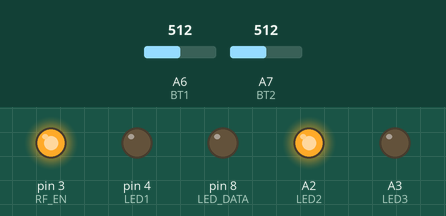
Bench run of a sketch on a simulated Arduino Nano, built with avr-gcc and run on an emulated ATmega328P. On the bench: output pins drawn as LEDs (lit = HIGH). Inputs (shaded band) come from the test bench; at power-on: A6 (BT1) = 512, A7 (BT2) = 512. No radio packets arrive unless stated.

Above: at 2.2 s.
2.3 s: A6 (BT1) set to 104
At 4.2 s:
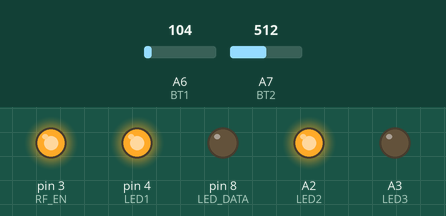
4.5 s: A6 (BT1) set to 91
At 5.9 s:
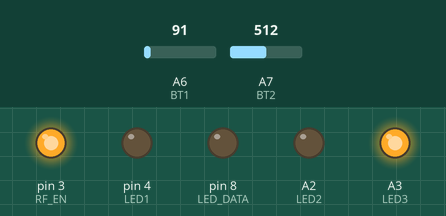
Timing chart, 0 to 7.5 s (numbered marks = the images above; inputs shaded):
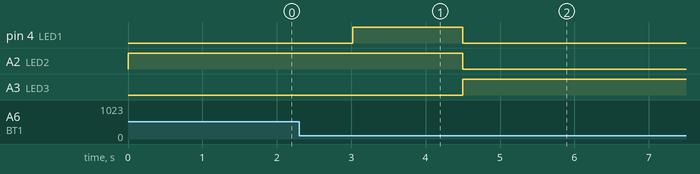

The sketch:

LoRaNode.ino
```cpp
/*
  LoRa Simple Gateway/Node Exemple

  This code uses InvertIQ function to create a simple Gateway/Node logic.

  Gateway - Sends messages with enableInvertIQ()
          - Receives messages with disableInvertIQ()

  Node    - Sends messages with disableInvertIQ()
          - Receives messages with enableInvertIQ()

  With this arrangement a Gateway never receive messages from another Gateway
  and a Node never receive message from another Node.
  Only Gateway to Node and vice versa.

  This code receives messages and sends a message every second.

  InvertIQ function basically invert the LoRa I and Q signals.

  See the Semtech datasheet, http://www.semtech.com/images/datasheet/sx1276.pdf
  for more on InvertIQ register 0x33.

minicore
328pb
1mhz external
*/
#include <SoftwareSerial.h>
#include <SPI.h>              // include libraries
#include <LoRa.h>
#define  RF_EN 3
#define  LED3 A3
#define  LED2 A2
#define  LED1 4
#define  BT1 A6
#define  BT2 A7
#define LED_DATA 8
#define LED_MODE LED1
// #define LED_FEQ1 5
// #define LED_FEQ2 6
#define LED_FEQ3 7
int NODE_ID =1;
const long frequency = 411E6;  // LoRa Frequency

const int csPin = 10;          // LoRa radio chip select
const int resetPin = 9;        // LoRa radio reset
const int irqPin = 2;          // change for your board; must be a hardware interrupt pin
SoftwareSerial mySerial(6, 5);
unsigned char pinStat[30];
// unsigned char handShake1[]={0x7c,0x53,0x0d,0x55,0xaa,0xaa,0xaa,0xaa,0x00,0x20,0xaa,0x01,0x0d,0x0d};//len=14
// unsigned char handShake2[]={0x7c,0x57,0x3a,0x4f,0x49,0x3f,0x0d};//len=7
unsigned char handShake1[]  ={0x7c,0x44,0x0d};
unsigned char handShake2[]  ={0x7c,0x53,0x0d};
unsigned char handShake3[]  ={0x7c,0x57,0x0d};
unsigned char handShakeSVG[]={0x4e,0x6f,0x64,0x33,0x2c,0x81,0x53,0x44,0x84};//len=9

int pinDelay[30];

bool checkInput(int pinID)
{
  if(pinDelay[pinID]>100)
  {
    pinDelay[pinID]--;
    return false;
  }
  int newstat =digitalRead(pinID);
  if(newstat!=pinStat[pinID])
  {
    pinDelay[pinID]=1000;
    pinStat[pinID]=newstat;
    return true;
  }
  return false;

}
void initLed()
{
    pinMode(RF_EN,OUTPUT);

  pinMode(LED3,OUTPUT);
  pinMode(LED2,OUTPUT);
  pinMode(LED1,OUTPUT);
  pinMode(LED_DATA,OUTPUT);
  pinMode(LED_MODE,OUTPUT);
  digitalWrite(LED1,LOW);
  digitalWrite(LED2,LOW);
  digitalWrite(LED3,LOW);
  if(NODE_ID==1){digitalWrite(LED2,HIGH);digitalWrite(LED3,LOW);}
  if(NODE_ID==2){digitalWrite(LED3,HIGH);digitalWrite(LED2,LOW);}
  // if(NODE_ID==3)digitalWrite(LED3,HIGH);

}
uint8_t loraSendBuf[255];
uint8_t loraReportBuf[20];
int buffCurPos=1;
unsigned long long int lastTimeSend=0;
unsigned long long int lastTimeRead=0;
int bt1_state=1000;
int bt2_state=1000;
void SetupSVG2()
{
  mySerial.begin(9600);
  NODE_ID = 2;
  initLed();
  setupLora();
}
void SetupRaidM100()
{
  mySerial.begin(57600);
  NODE_ID = 1;
  initLed();
  setupLora();
}
void setupLora()
{
  loraSendBuf[0] = NODE_ID;
  for(int i=0;i<20;i++)
  {
    loraReportBuf[i]=0;
  }
  loraReportBuf[0] =0x00;//indicator of report message
  loraReportBuf[1] =NODE_ID;

  // pinMode(BT1,INPUT_PULLUP);
  // pinMode(BT2,INPUT_PULLUP);
  digitalWrite(RF_EN, HIGH);
  delay(1000);
  // mySerial.println("Sytem init succeeded.");
  LoRa.setPins(csPin, resetPin, irqPin);

  if (!LoRa.begin(frequency)) {
    mySerial.println("LoRa init failed. Check your connections.");
    while (true);                       // if failed, do nothing
  }


  LoRa.onReceive(onReceive);
  LoRa.onTxDone(onTxDone);
  LoRa_rxMode();
  digitalWrite( LED_DATA ,LOW);
  digitalWrite( LED_MODE ,LOW);
  digitalWrite( LED_FEQ3 ,LOW);
}
void setup() {
  // mySerial.begin(57600);
  SetupRaidM100();

}

void loop() {
  // send data if buffer overflow
  while(mySerial.available())
  {
    char input = mySerial.read();
    lastTimeRead=millis();
    // mySerial.write(input);
    loraSendBuf[buffCurPos]=input;
    buffCurPos++;
    if(buffCurPos>=254)
    {
      LoRa_sendData(loraSendBuf,buffCurPos);
      buffCurPos=1;
    }
  }
  // send data if timeout
  if((buffCurPos>1)&&((millis()-lastTimeRead)>200))
  {
    if(millis()-lastTimeSend>200)LoRa_sendData(loraSendBuf,buffCurPos);
      buffCurPos=1;
  }
  // check button press
  int newbt1 = analogRead(BT1);
  bt1_state+=((newbt1-bt1_state)*0.1);
  if(bt1_state<100)
  {
    SetupSVG2();
    delay(100);
  }
  int newbt2 = analogRead(BT2);
  bt2_state+=((newbt2-bt2_state)*0.1);
  if(bt2_state<100)
  {

    SetupRaidM100();
    delay(100);
  }
  if(NODE_ID==1)runRaidM100();
  else if(NODE_ID==2)runSVG();
}
void runSVG()
{
  if (runEvery(1000)) { // repeat every 1000 millis
    int time_sec = millis()/1000;
    int preiod_operation = 10;
    if((time_sec%preiod_operation)==0)
    {
      mySerial.write(handShakeSVG,9);
    }
    else if((time_sec%preiod_operation)==1)
    {
        loraReportBuf[2]=time_sec/256;
        loraReportBuf[3]= (unsigned char)time_sec;
        LoRa_sendData(loraReportBuf,20);
    }

  }
}
void runRaidM100()
{
  if (runEvery(1000)) { // repeat every 1000 millis
    int time_sec = millis()/1000;
    int preiod_operation = 4;
    if((time_sec%preiod_operation)==0)
    {
      mySerial.write(handShake1,3);
    }
    else if((time_sec%preiod_operation)==1)
    {
      mySerial.write(handShake2,3);
    }
    else if((time_sec%preiod_operation)==2)
    {
      mySerial.write(handShake3,3);
    }

    else {
        loraReportBuf[2]=time_sec/256;
        loraReportBuf[3]= (unsigned char)time_sec;
        LoRa_sendData(loraReportBuf,20);
    }
  }
}
void LoRa_rxMode(){
  LoRa.enableInvertIQ();                // active invert I and Q signals
  LoRa.receive();                       // set receive mode
}

void LoRa_txMode(){
  LoRa.idle();                          // set standby mode
  LoRa.disableInvertIQ();               // normal mode
}

void LoRa_sendMessage(String message) {
  LoRa_txMode();                        // set tx mode
  LoRa.beginPacket();                   // start packet
  LoRa.print(message);                  // add payload
  LoRa.endPacket(true);                 // finish packet and send it
  digitalWrite( LED_MODE ,HIGH);
}
void LoRa_sendData(uint8_t* data,int len) {
  LoRa_txMode();                        // set tx mode
  LoRa.beginPacket();                   // start packet
  LoRa.write(data,len);                  // add payload
  LoRa.endPacket(true);                 // finish packet and send it
  lastTimeSend=millis();
  digitalWrite( LED_MODE ,HIGH);
}
void onReceive(int packetSize) {
  digitalWrite(LED_DATA,HIGH);

  while (LoRa.available()) {
    Serial.write(LoRa.read());
  }
  digitalWrite(LED_DATA,LOW);

}

void onTxDone() {
  // Serial.println("TxDone");

  LoRa_rxMode();
  digitalWrite( LED_MODE ,LOW);
}

boolean runEvery(unsigned long interval)
{
  static unsigned long previousMillis = 0;
  unsigned long currentMillis = millis();
  if (currentMillis - previousMillis >= interval)
  {
    previousMillis = currentMillis;
    return true;
  }
  return false;
}
```

Measured:
- the behaviour switches between 100 and 99 on A6 (BT1) (found by bisection; images 1 and 2)
- after the input at 4.5 s, pin 4 (LED1), A2 (LED2): HIGH → LOW at once; A3 (LED3): LOW → HIGH at once
